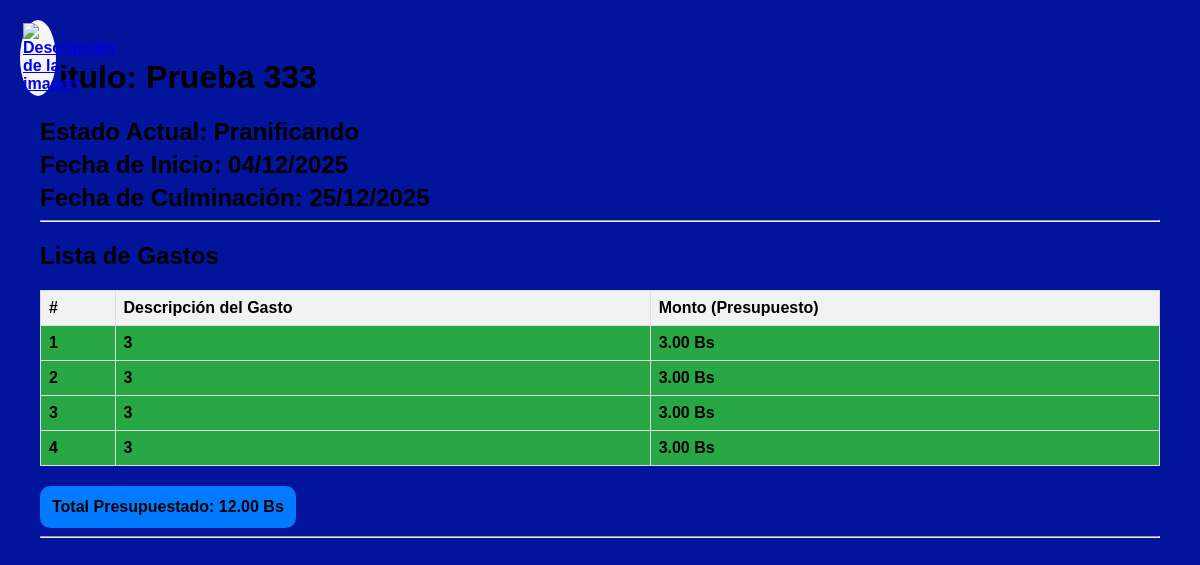
The page /views/Visualize Project/index.php?id=33504466 (signed in) on the database its author committed.
### tables this page shows
CREATE TABLE projects (
    id_project           INT             PRIMARY KEY,
    name_project         TEXT (1, 150),
    fecha_inicio_project DATE,
    fecha_final_project  DATE,
    estado_project       TEXT,
    presupuesto_project  NUMERIC (19, 4) 
);

CREATE TABLE date_projects (
    id_date_project   INTEGER PRIMARY KEY AUTOINCREMENT, -- Añadir esta columna
    id_project        INTEGER REFERENCES projects (id_project),
    gasto_project     TEXT,
    gasto_num_project NUMERIC (19, 4) 
);

### views/Visualize Project/index.php (the view, shortened to what this page needs)
<?php
$id_project = htmlspecialchars($_GET['id']);
$proyecto = null;
$detalles = [];
try {
    $pdo = conexionDB();
    $pdo->setAttribute(PDO::ATTR_ERRMODE, PDO::ERRMODE_EXCEPTION);
    $stmt_project = $pdo->prepare("SELECT * FROM projects WHERE id_project = ?");
    $stmt_project->execute([$id_project]);
    $proyecto = $stmt_project->fetch(PDO::FETCH_ASSOC);
    $stmt_details = $pdo->prepare("SELECT * FROM date_projects WHERE id_project = ?");
    $stmt_details->execute([$id_project]);
    $detalles = $stmt_details->fetchAll(PDO::FETCH_ASSOC);
} catch (PDOException $e) {
    die("❌ Error de Base de Datos al cargar datos: " . $e->getMessage());
}
function format_date($date) {
    return date('d/m/Y', strtotime($date));
}
$max_length = 150;
$project_name = $proyecto['name_project'];
$short_name = (mb_strlen($project_name, 'UTF-8') > $max_length)
    ? mb_substr($project_name, 0, $max_length, 'UTF-8') . '...'
    : $project_name;
?>
<!DOCTYPE html>
<html lang="es">
<head>
    <link rel="stylesheet" href="../assets/css/visualize project.css">
</head>
<body>
    <a href="../index.php" class="volver" title="Volver">
        <img src="../assets/imgs/icons/arrow-left.svg" alt="Descripción de la imagen">
    </a>
    <br>
    <h1>Titulo: <?php echo htmlspecialchars($short_name); ?></h1>
    <div class="info-box">
        <p><strong>Estado Actual:</strong> <?php echo str_replace('_', ' ', $proyecto['estado_project']); ?></p>
        <p><strong>Fecha de Inicio:</strong> <?php echo format_date($proyecto['fecha_inicio_project']); ?></p>
        <p><strong>Fecha de Culminación:</strong> <?php echo format_date($proyecto['fecha_final_project']); ?></p>
    </div>
    <hr>
    <h2>Lista de Gastos</h2>
    <?php if (count($detalles) > 0): ?>
        <table class="detalle-tabla">
            <thead>
                <tr>
                    <th>#</th>
                    <th>Descripción del Gasto</th>
                    <th>Monto (Presupuesto)</th>
                </tr>
            </thead>
            <tbody>
                <?php $i = 1; foreach ($detalles as $detalle): ?>
                    <tr>
                        <td><?php echo $i++; ?></td>
                        <td><?php echo htmlspecialchars($detalle['gasto_project']); ?></td>
                        <td><?php echo number_format($detalle['gasto_num_project'], 2, '.', ','); ?> Bs</td>
                    </tr>
                <?php endforeach; ?>
            </tbody>
        </table>
    <div class="total-box">
        <a class="total">Total Presupuestado: <span id="total_suma"><?php echo number_format($proyecto['presupuesto_project'], 2, '.', ','); ?></span> Bs</a>
    </div>
    <?php else: ?>
        <p>El proyecto no tiene gastos o entradas de presupuesto registradas.</p>
    <?php endif; ?>
    <hr>
</body>
</html>

### views/assets/css/visualize project.css (style rules this page uses)
* body { justify-content: center; align-items: center; min-width: 600px; max-width: 100%; margin: auto; margin-left: 20px; margin-right: 20px; padding: 20px; background-color: rgba(2, 20, 155); font-family: 'Poppins', Arial, Helvetica, sans-serif; overflow-x: auto; font-weight: bold; }
.volver { position: absolute; top: 20px; left: 20px; width: 30px; display: flex; background-color: whitesmoke; padding: 3px; border-radius:50% ; }
.detalle-tabla { background-color: #28a745; width: 100%; border-collapse: collapse; margin-top: 20px; }
.detalle-tabla th, .detalle-tabla td { border: 1px solid #ddd; padding: 8px; text-align: left; }
.detalle-tabla th { background-color: #f2f2f2; }
.info-box p { margin: 5px 0; font-size: 1.5em; border-color: 1px solid aqua; }
.total-box { margin-top: 20px; padding: 10px; background-color: #007bff; border: 2px solid #007bff; display: inline-block; border-radius: 10px; }

### rows shown on the page
projects: name_project "Prueba 333", estado_project "Pranificando", fecha_inicio_project "04/12/2025", fecha_final_project "25/12/2025", presupuesto_project "12.00"
date_projects: gasto_project "3", gasto_num_project "3.00"
date_projects: gasto_project "3", gasto_num_project "3.00"
date_projects: gasto_project "3", gasto_num_project "3.00"
date_projects: gasto_project "3", gasto_num_project "3.00"
